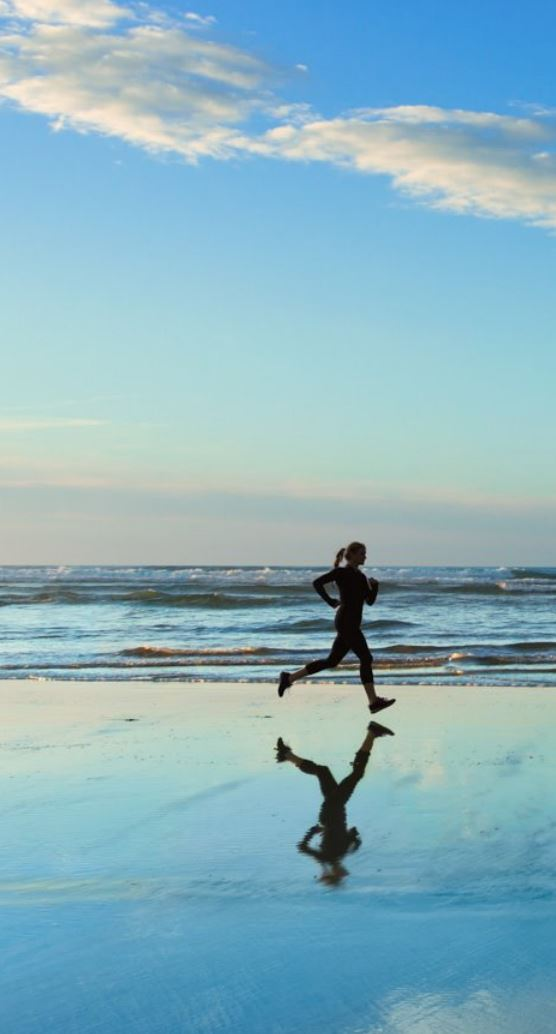
//> input picture OpenCV-C++/Code/22_Match Plate/picture.jpg, 556 x 1034 px
$ ./Project_22   (built with g++ and OpenCV 4)
//> lines starting //> are read from the running program, lines starting //| are printed output that depends on the picture; after the words box and inside, x2 and y2 are one past the last pixel; in counts of white or black regions, pixels touching at a corner belong together
#include<iostream>
#include<opencv2/opencv.hpp>
#include<opencv2/highgui/highgui.hpp>

using namespace std;
using namespace cv;

int main()
{
	Mat img = imread("picture.jpg");
//> img is the input picture: 1034 rows x 556 cols, CV_8UC3; mean B, G, R 191.5, 178.5, 137.4
	Mat plate = imread("plate.jpg");
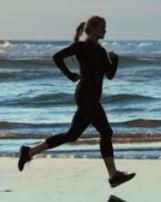
//> input picture OpenCV-C++/Code/22_Match Plate/plate.jpg, 161 x 202 px
//> plate is the input picture: 202 rows x 161 cols, CV_8UC3; mean B, G, R 132.5, 133.3, 119.5

	if (img.empty() || plate.empty())
	{
		cout << "Fail to open!" << endl;
		return -1;
	}

	Mat res;
	matchTemplate(img, plate, res, TM_CCOEFF_NORMED);
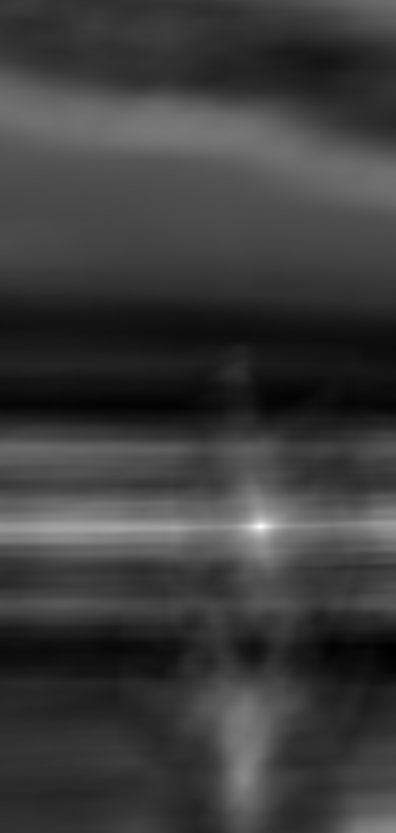
//> res: 833 rows x 396 cols, CV_32FC1; min -0.347, max 0.998, mean -0.0297; drawn with min black and max white
	double minVal, maxVal;
	Point min, max;

	minMaxLoc(res, &minVal, &maxVal, &min, &max);
//> minVal = -0.347; maxVal = 0.998; min = Point(392, 648); max = Point(260, 526)
	rectangle(img, Rect(max.x, max.y, plate.cols, plate.rows), Scalar(0, 0, 255), 2);
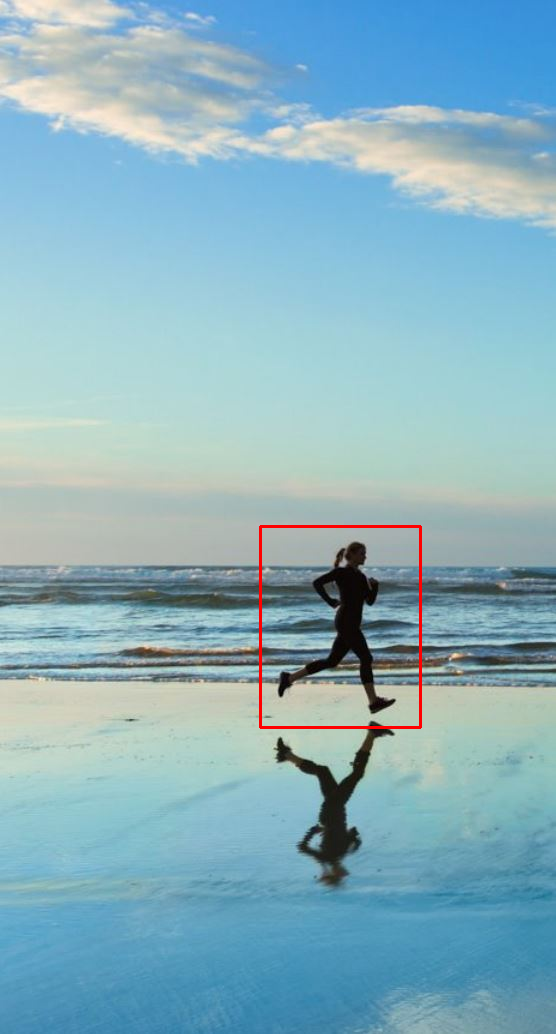
//> img: 1034 rows x 556 cols, CV_8UC3; 0.38% of pixels changed, all inside (x1, y1, x2, y2) = (259, 525, 422, 729)
	imshow("img", img);
	imshow("plate", plate);
	imshow("result", res);
	waitKey();


	return 0;
}
